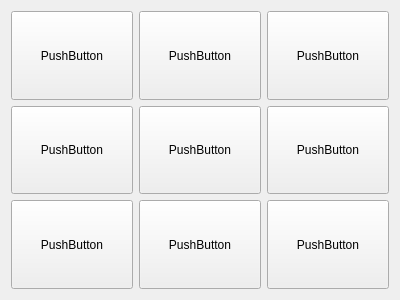
<?xml version="1.0" encoding="UTF-8"?>
<ui version="4.0">
 <class>board</class>
 <widget class="QFrame" name="board">
  <property name="geometry">
   <rect>
    <x>0</x>
    <y>0</y>
    <width>400</width>
    <height>300</height>
   </rect>
  </property>
  <property name="windowTitle">
   <string>Frame</string>
  </property>
  <layout class="QGridLayout" name="gridLayout">
   <item row="0" column="2">
    <widget class="QPushButton" name="pushButton_2">
     <property name="sizePolicy">
      <sizepolicy hsizetype="Preferred" vsizetype="Preferred">
       <horstretch>0</horstretch>
       <verstretch>0</verstretch>
      </sizepolicy>
     </property>
     <property name="text">
      <string>PushButton</string>
     </property>
    </widget>
   </item>
   <item row="0" column="3">
    <widget class="QPushButton" name="pushButton_3">
     <property name="sizePolicy">
      <sizepolicy hsizetype="Preferred" vsizetype="Preferred">
       <horstretch>0</horstretch>
       <verstretch>0</verstretch>
      </sizepolicy>
     </property>
     <property name="text">
      <string>PushButton</string>
     </property>
    </widget>
   </item>
   <item row="0" column="1">
    <widget class="QPushButton" name="pushButton">
     <property name="sizePolicy">
      <sizepolicy hsizetype="Preferred" vsizetype="Preferred">
       <horstretch>0</horstretch>
       <verstretch>0</verstretch>
      </sizepolicy>
     </property>
     <property name="text">
      <string>PushButton</string>
     </property>
    </widget>
   </item>
   <item row="2" column="1">
    <widget class="QPushButton" name="pushButton_4">
     <property name="sizePolicy">
      <sizepolicy hsizetype="Preferred" vsizetype="Preferred">
       <horstretch>0</horstretch>
       <verstretch>0</verstretch>
      </sizepolicy>
     </property>
     <property name="text">
      <string>PushButton</string>
     </property>
    </widget>
   </item>
   <item row="3" column="3">
    <widget class="QPushButton" name="pushButton_9">
     <property name="sizePolicy">
      <sizepolicy hsizetype="Preferred" vsizetype="Preferred">
       <horstretch>0</horstretch>
       <verstretch>0</verstretch>
      </sizepolicy>
     </property>
     <property name="text">
      <string>PushButton</string>
     </property>
    </widget>
   </item>
   <item row="2" column="2">
    <widget class="QPushButton" name="pushButton_5">
     <property name="sizePolicy">
      <sizepolicy hsizetype="Preferred" vsizetype="Preferred">
       <horstretch>0</horstretch>
       <verstretch>0</verstretch>
      </sizepolicy>
     </property>
     <property name="text">
      <string>PushButton</string>
     </property>
    </widget>
   </item>
   <item row="2" column="3">
    <widget class="QPushButton" name="pushButton_6">
     <property name="sizePolicy">
      <sizepolicy hsizetype="Preferred" vsizetype="Preferred">
       <horstretch>0</horstretch>
       <verstretch>0</verstretch>
      </sizepolicy>
     </property>
     <property name="text">
      <string>PushButton</string>
     </property>
    </widget>
   </item>
   <item row="3" column="2">
    <widget class="QPushButton" name="pushButton_8">
     <property name="sizePolicy">
      <sizepolicy hsizetype="Preferred" vsizetype="Preferred">
       <horstretch>0</horstretch>
       <verstretch>0</verstretch>
      </sizepolicy>
     </property>
     <property name="text">
      <string>PushButton</string>
     </property>
    </widget>
   </item>
   <item row="3" column="1">
    <widget class="QPushButton" name="pushButton_7">
     <property name="sizePolicy">
      <sizepolicy hsizetype="Preferred" vsizetype="Preferred">
       <horstretch>0</horstretch>
       <verstretch>0</verstretch>
      </sizepolicy>
     </property>
     <property name="text">
      <string>PushButton</string>
     </property>
    </widget>
   </item>
  </layout>
 </widget>
 <resources/>
 <connections/>
</ui>
